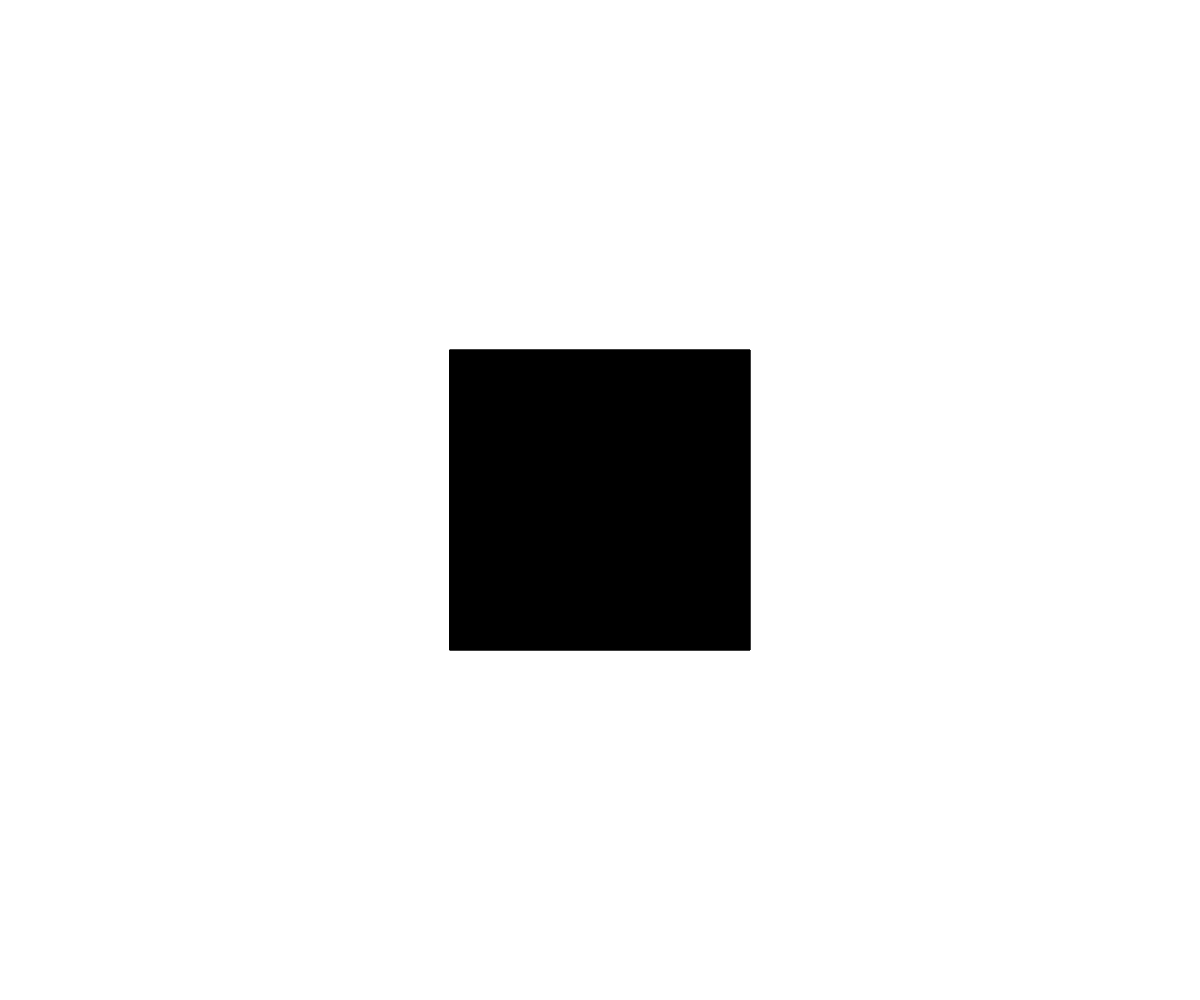
Frame 1 (no input)
Frame 60 (no input): identical to frame 1, image omitted
Frame 120 (the mouse pressed at the canvas centre since frame 60): identical to frame 1, image omitted

The p5.js sketch that drew this single still picture (run headless with seeded random() and noise() and a simulated clock; from frame 60 on, the mouse is pressed at the canvas centre):

// p5.js sketch
// ── sketch.js
let centerX;
let centerY;
const startSize = 300;
const endSize = 10;
let clickSize;
let clickPositionX;
let clickPositionY;
let rectHeight = startSize; // Initial height of the rectangle
let rectWidth = startSize;
let targetHeight = endSize; // Target height for the rectangle
let targetWidth = endSize;
let easing = 0.05; // Easing factor for smooth transition
const startWeight = 0;
let targetWeight = 20;
let rectWeight = 0;

let changeHeight = false; // Flag to indicate if height change is in progress
let changeWidth = false;
let changeWeight = false;
let currentSize = startSize;
let isDragging = false;

window.setup = function () {
  createCanvas(windowWidth, windowHeight);
  angleMode(DEGREES);
  centerX = width / 2;
  centerY = height / 2;
};

window.windowResized = function () {
  resizeCanvas(windowWidth, windowHeight);
};

window.draw = function () {
  centerX = width / 2;
  centerY = height / 2;

  if (currentSize > endSize)
    currentSize += deltaTime / 1000 * 100

  if (isDragging) {

    const distAtClick = dist(centerX, centerY, clickPositionX, clickPositionY)
    const distNow = dist(centerX, centerY, mouseX, mouseY)
    const distOffset = distNow - distAtClick;

    currentSize = clickSize + distOffset;
  }
  currentSize = constrain(currentSize, endSize, startSize)
  background(255);
  rectMode(CENTER);
  fill(0);
  // rect(centerX, centerY, 300, rectHeight, rectWeight);
  // rect(centerX, centerY, rectWidth, 300, rectWeight);
  const currentWeight = map(currentSize, startSize, endSize, startWeight, targetWeight, true);//;
  rect(centerX, centerY, startSize, currentSize, currentWeight);
  rect(centerX, centerY, currentSize, startSize, currentWeight);

  if (changeHeight) {
    updateRectHeight();
  }
  if (changeWidth) {
    updateRectWidth();
  }
  if (changeWeight) {
    updateRectWeight();
  }


}




window.mousePressed = function () {
  changeHeight = true; // Set the flag to start changing height
  changeWidth = true;
  changeWeight = true;
  if (mouseX > centerX - startSize / 2 &&
    mouseX < centerX + startSize / 2 &&
    mouseY > centerY - startSize / 2 &&
    mouseY < centerY + startSize / 2) {

  }
  isDragging = true;
  clickPositionX = mouseX;
  clickPositionY = mouseY;
  clickSize = currentSize;
};

window.mouseReleased = function () {

  isDragging = false;
};


window.updateRectHeight = function () {
  let diff = targetHeight - rectHeight;
  rectHeight += diff * easing; // Smoothly transition towards the target height

  if (abs(diff) < 0.1) {
    rectHeight = targetHeight; // Ensure the target height is reached
    changeHeight = false; // Stop height change once target is reached
  }
}

window.updateRectWidth = function () {
  let diff = targetWidth - rectWidth;
  rectWidth += diff * easing; // Smoothly transition towards the target height

  if (abs(diff) < 0.1) {
    rectWidth = targetWidth; // Ensure the target height is reached
    changeWidth = false; // Stop height change once target is reached
  }
}

window.updateRectWeight = function () {
  let diff = targetWeight - rectWeight;
  rectWeight += diff * easing; // Smoothly transition towards the target height

  if (abs(diff) < 0.1) {
    rectWeight = targetWeight; // Ensure the target height is reached
    changeWeight = false; // Stop height change once target is reached
  }
}
